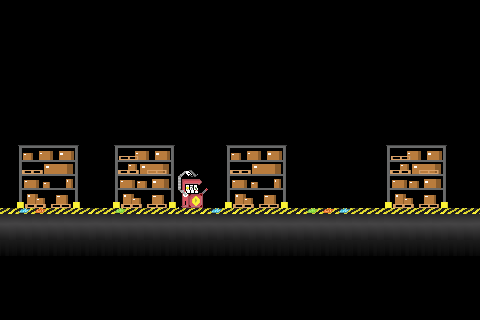

Tiled map render using the project's own tile images. Description and the whole map definition, tile-layer contents included, below:
An orthogonal 30x20 tile map with 16x16 px tiles, 1 tile layer (Tile Layer 1).

<map version="1.10" tiledversion="1.11.0" orientation="orthogonal" renderorder="right-down" width="30" height="20" tilewidth="16" tileheight="16" infinite="0" nextlayerid="2" nextobjectid="1">
 <editorsettings>
  <export target="test.tmx" format="tmx" />
 </editorsettings>
 <tileset firstgid="1" source="Warehouse Floor.tsx" />
 <layer id="1" name="Tile Layer 1" width="30" height="20">
  <data encoding="csv">
0,0,0,0,0,0,0,0,0,0,0,0,0,0,0,0,0,0,0,0,0,0,0,0,0,0,0,0,0,0,
0,0,0,0,0,0,0,0,0,0,0,0,0,0,0,0,0,0,0,0,0,0,0,0,0,0,0,0,0,0,
0,0,0,0,0,0,0,0,0,0,0,0,0,0,0,0,0,0,0,0,0,0,0,0,0,0,0,0,0,0,
0,0,0,0,0,0,0,0,0,0,0,0,0,0,0,0,0,0,0,0,0,0,0,0,0,0,0,0,0,0,
0,0,0,0,0,0,0,0,0,0,0,0,0,0,0,0,0,0,0,0,0,0,0,0,0,0,0,0,0,0,
0,0,0,0,0,0,0,0,0,0,0,0,0,0,0,0,0,0,0,0,0,0,0,0,0,0,0,0,0,0,
0,0,0,0,0,0,0,0,0,0,0,0,0,0,0,0,0,0,0,0,0,0,0,0,0,0,0,0,0,0,
0,0,0,0,0,0,0,0,0,0,0,0,0,0,0,0,0,0,0,0,0,0,0,0,0,0,0,0,0,0,
0,0,0,0,0,0,0,0,0,0,0,0,0,0,0,0,0,0,0,0,0,0,0,0,0,0,0,0,0,0,
0,0,0,0,0,0,0,0,0,0,0,0,0,0,0,0,0,0,0,0,0,0,0,0,0,0,0,0,0,0,
0,0,0,0,0,0,0,0,0,0,0,0,0,0,0,0,0,0,0,0,0,0,0,0,0,0,0,0,0,0,
0,0,0,0,0,0,0,0,0,0,0,0,0,0,0,0,0,0,0,0,0,0,0,0,0,0,0,0,0,0,
0,9,0,0,0,0,0,11,0,0,0,14,0,0,9,0,0,0,0,0,0,0,0,0,11,0,0,0,0,0,
1,5,4,2,2,1,2,3,1,2,1,1,1,5,1,2,1,2,1,3,4,5,2,2,2,2,1,1,2,1,
7,7,7,7,7,7,7,7,7,7,7,7,7,7,7,7,7,7,7,7,7,7,7,7,7,7,7,7,7,7,
8,8,8,8,8,8,8,8,8,8,8,8,8,8,8,8,8,8,8,8,8,8,8,8,8,8,8,8,8,8,
0,0,0,0,0,0,0,0,0,0,0,0,0,0,0,0,0,0,0,0,0,0,0,0,0,0,0,0,0,0,
0,0,0,0,0,0,0,0,0,0,0,0,0,0,0,0,0,0,0,0,0,0,0,0,0,0,0,0,0,0,
0,0,0,0,0,0,0,0,0,0,0,0,0,0,0,0,0,0,0,0,0,0,0,0,0,0,0,0,0,0,
0,0,0,0,0,0,0,0,0,0,0,0,0,0,0,0,0,0,0,0,0,0,0,0,0,0,0,0,0,0
</data>
 </layer>
</map>
